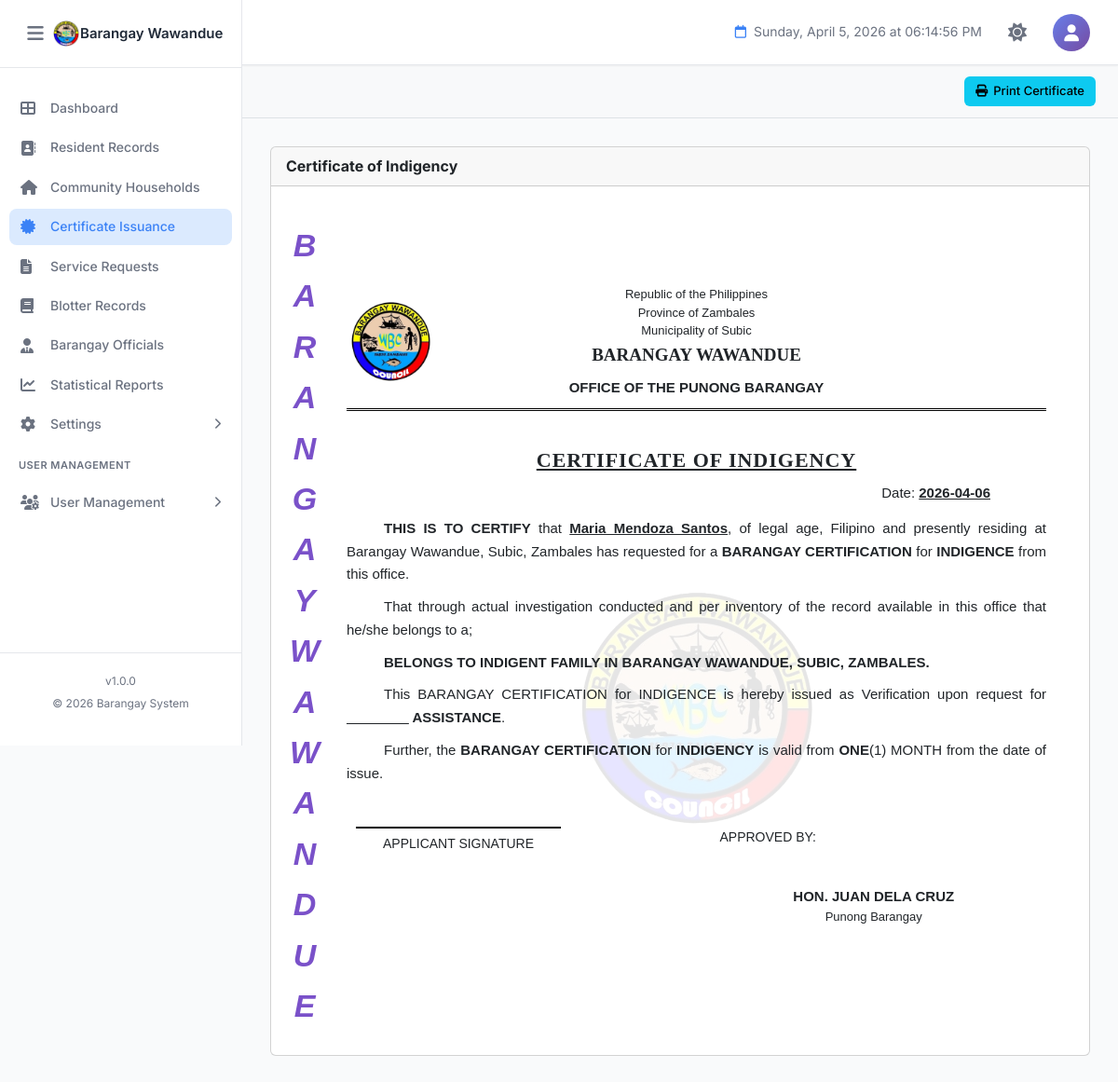
/certifications/certificate-indigency.php?resident_id=13 (signed in), run on the app's committed database.
### tables this page shows
CREATE TABLE `barangay_info` (
  `id` int(11) NOT NULL,
  `province_name` varchar(100) NOT NULL DEFAULT 'Province Name',
  `town_name` varchar(100) NOT NULL DEFAULT 'Town/City Name',
  `barangay_name` varchar(100) NOT NULL DEFAULT 'Barangay Name',
  `contact_number` varchar(20) DEFAULT NULL,
  `dashboard_text` text DEFAULT NULL,
  `municipal_logo` varchar(255) DEFAULT NULL COMMENT 'Path to municipal/city logo',
  `barangay_logo` varchar(255) DEFAULT NULL COMMENT 'Path to barangay logo',
  `dashboard_image` varchar(255) DEFAULT NULL COMMENT 'Path to dashboard background image',
  `created_at` timestamp NOT NULL DEFAULT current_timestamp(),
  `updated_at` timestamp NOT NULL DEFAULT current_timestamp() ON UPDATE current_timestamp(),
  `updated_by` int(11) DEFAULT NULL COMMENT 'User ID who last updated',
  PRIMARY KEY (`id`),
  KEY `fk_barangay_info_user` (`updated_by`)
);

CREATE TABLE `residents` (
  `id` int(11) NOT NULL AUTO_INCREMENT,
  `resident_id` varchar(20) DEFAULT NULL COMMENT 'Auto-generated resident ID (Format: W-XXXXX)',
  `photo` varchar(255) DEFAULT NULL COMMENT 'Path to resident photo',
  `first_name` varchar(100) NOT NULL,
  `middle_name` varchar(100) DEFAULT NULL,
  `last_name` varchar(100) NOT NULL,
  `suffix` varchar(20) DEFAULT NULL COMMENT 'Jr., Sr., III, etc.',
  `sex` enum('Male','Female','Other') NOT NULL,
  `date_of_birth` date NOT NULL,
  `age` int(3) DEFAULT NULL COMMENT 'Calculated from date_of_birth',
  `place_of_birth` varchar(255) DEFAULT NULL,
  `religion` varchar(100) DEFAULT NULL,
  `ethnicity` enum('IPS','Non-IPS','') DEFAULT NULL COMMENT 'Indigenous People Status',
  `mobile_number` varchar(20) NOT NULL,
  `email` varchar(100) DEFAULT NULL,
  `current_address` text NOT NULL,
  `household_no` varchar(50) DEFAULT NULL,
  `household_contact` varchar(20) DEFAULT NULL,
  `purok` varchar(50) DEFAULT NULL,
  `civil_status` enum('Single','Married','Widowed','Separated','Divorced') NOT NULL,
  `spouse_name` varchar(255) DEFAULT NULL,
  `father_name` varchar(255) DEFAULT NULL,
  `mother_name` varchar(255) DEFAULT NULL,
  `number_of_children` int(2) DEFAULT 0,
  `household_head` varchar(255) DEFAULT NULL,
  `educational_attainment` varchar(100) DEFAULT NULL,
  `employment_status` varchar(50) DEFAULT NULL,
  `occupation` varchar(100) DEFAULT NULL,
  `monthly_income` varchar(50) DEFAULT NULL,
  `fourps_member` enum('Yes','No') DEFAULT 'No' COMMENT '4Ps Beneficiary',
  `fourps_id` varchar(50) DEFAULT NULL COMMENT '4Ps ID Number',
  `voter_status` enum('Yes','No','') DEFAULT NULL,
  `precinct_number` varchar(50) DEFAULT NULL,
  `pwd_status` enum('Yes','No') DEFAULT 'No' COMMENT 'Person with Disability',
  `senior_citizen` enum('Yes','No') DEFAULT 'No',
  `indigent` enum('Yes','No') DEFAULT 'No',
  `philhealth_id` varchar(50) DEFAULT NULL,
  `membership_type` enum('Member','Dependent','None','') DEFAULT NULL,
  `philhealth_category` varchar(100) DEFAULT NULL,
  `age_health_group` varchar(100) DEFAULT NULL,
  `medical_history` text DEFAULT NULL,
  `lmp_date` date DEFAULT NULL COMMENT 'Last Menstrual Period',
  `using_fp_method` enum('Yes','No','') DEFAULT NULL COMMENT 'Family Planning Method',
  `fp_methods_used` varchar(100) DEFAULT NULL COMMENT 'Family Planning Methods',
  `fp_status` varchar(50) DEFAULT NULL COMMENT 'Family Planning Status',
  `water_source_type` varchar(100) DEFAULT NULL,
  `toilet_facility_type` varchar(100) DEFAULT NULL,
  `remarks` text DEFAULT NULL,
  `verification_status` enum('Pending','Verified','Rejected') DEFAULT 'Pending' COMMENT 'Resident verification status',
  `verified_by` int(11) DEFAULT NULL COMMENT 'User ID who verified',
  `verified_at` datetime DEFAULT NULL COMMENT 'Verification timestamp',
  `rejection_reason` text DEFAULT NULL COMMENT 'Reason if rejected',
  `activity_status` enum('Active','Inactive','Deceased') DEFAULT 'Active' COMMENT 'Resident activity status',
  `status_changed_at` datetime DEFAULT NULL COMMENT 'When status was last changed',
  `status_changed_by` int(11) DEFAULT NULL COMMENT 'User ID who changed status',
  `status_remarks` text DEFAULT NULL COMMENT 'Remarks about status change',
  `created_at` timestamp NOT NULL DEFAULT current_timestamp(),
  `updated_at` timestamp NOT NULL DEFAULT current_timestamp() ON UPDATE current_timestamp(),
  `created_by` int(11) DEFAULT NULL COMMENT 'User ID who created the record',
  `updated_by` int(11) DEFAULT NULL COMMENT 'User ID who last updated',
  PRIMARY KEY (`id`),
  UNIQUE KEY `resident_id` (`resident_id`),
  KEY `idx_last_name` (`last_name`),
  KEY `idx_first_name` (`first_name`),
  KEY `idx_verification_status` (`verification_status`),
  KEY `idx_household_no` (`household_no`),
  KEY `idx_created_at` (`created_at`)
);

### certifications/certificate-indigency.php (the view, shortened to what the rows shown need)
<?php
require_once '../config.php';
try {
    $pdo = new PDO(
        "mysql:host=" . DB_HOST . ";dbname=" . DB_NAME . ";charset=utf8mb4",
        DB_USER,
        DB_PASS,
        [
            PDO::ATTR_ERRMODE => PDO::ERRMODE_EXCEPTION,
            PDO::ATTR_DEFAULT_FETCH_MODE => PDO::FETCH_ASSOC,
            PDO::ATTR_EMULATE_PREPARES => false
        ]
    );
} catch (PDOException $e) {
    die("Database connection failed: " . $e->getMessage());
}
$resident_id  = isset($_GET['resident_id']) ? intval($_GET['resident_id']) : 0;
$assistance   = isset($_GET['assistance']) ? trim($_GET['assistance']) : '';
$request_type = isset($_GET['request_type']) ? trim($_GET['request_type']) : 'self';
$resident = null;
try {
    $stmt = $pdo->prepare("
        SELECT id, first_name, middle_name, last_name, suffix
        FROM residents
        WHERE id = ?
        LIMIT 1
    ");
    $stmt->execute([$resident_id]);
    $row = $stmt->fetch();
    if ($row) {
        $resident = [
            'firstname'  => $row['first_name'],
            'middlename' => $row['middle_name'],
            'lastname'   => $row['last_name'],
            'suffix'     => $row['suffix'],
        ];
    }
} catch (PDOException $e) {
    error_log("Error fetching resident: " . $e->getMessage());
}
$minorFullName = '';
$province  = 'Province';
$town      = 'Municipality';
$brgy      = 'Barangay';
try {
    $biStmt = $pdo->query("SELECT * FROM barangay_info WHERE id = 1 LIMIT 1");
    $bi = $biStmt->fetch();
    if ($bi) {
        $province  = $bi['province_name']  ?? 'Province';
        $town      = $bi['town_name']      ?? 'Municipality';
        $brgy      = $bi['barangay_name']  ?? 'Barangay';
    }
} catch (PDOException $e) {
    error_log("Error fetching barangay info: " . $e->getMessage());
}
$residentFullName = ucwords(trim(
    $resident['firstname'] . ' ' .
    ($resident['middlename'] ? $resident['middlename'] . ' ' : '') .
    $resident['lastname'] .
    ($resident['suffix'] ? ' ' . $resident['suffix'] : '')
));
?>
<!DOCTYPE html>
<html lang="en">
<head>
    <link rel="stylesheet" href="../assets/bootstrap/css/bootstrap.min.css">
    <link rel="stylesheet" href="https://cdnjs.cloudflare.com/ajax/libs/font-awesome/6.4.0/css/all.min.css">
    <link rel="stylesheet" href="../assets/css/style.css">
</head>
<body>
    <?php include '../components/sidebar.php'; ?>
    <main class="main-content">
        <div class="dashboard-content">
            <div class="card">
                <div class="card-body" id="printThis">
                    <div class="cert-page">
                        <div class="cert-header">
                            <div class="header-center">
                                <p>Republic of the Philippines</p>
                                <p>Province of <?= ucwords($province) ?></p>
                                <p>Municipality of <?= ucwords($town) ?></p>
                                <p class="brgy-name"><?= strtoupper($brgy) ?></p>
                                <p class="office-name">OFFICE OF THE PUNONG BARANGAY</p>
                            </div>
                        </div>
                        <h2 class="cert-title">CERTIFICATE OF INDIGENCY</h2>
                        <div class="cert-content-area">
                            <div class="cert-body">
                                <div class="cert-body-content">
                                    <p class="text-indent">
                                        <b>THIS IS TO CERTIFY</b> that
                                        <?php if ($request_type === 'guardian' && !empty($minorFullName)): ?>
                                            <strong><u><?= strtoupper(htmlspecialchars($residentFullName)) ?></u></strong>,
                                        <?php else: ?>
                                            <strong><u><?= htmlspecialchars($residentFullName) ?></u></strong>,
                                        <?php endif; ?>
                                        of legal age, Filipino and presently residing at
                                        <?= ucwords($brgy) ?>, <?= ucwords($town) ?>, <?= ucwords($province) ?>
                                        has requested for a <b>BARANGAY CERTIFICATION</b> for <b>INDIGENCE</b> from this office.
                                    </p>
                                    <p class="text-indent">
                                        That through actual investigation conducted and per inventory of the record
                                        available in this office that he/she belongs to a;
                                    </p>
                                    <p class="text-indent">
                                        <b>BELONGS TO INDIGENT FAMILY IN
                                        <?= strtoupper($brgy) ?>,
                                        <?= strtoupper($town) ?>,
                                        <?= strtoupper($province) ?>.</b>
                                    </p>
                                    <p class="text-indent">
                                        This BARANGAY CERTIFICATION for INDIGENCE is hereby issued as
                                        Verification upon request for
                                        <b><u><?= !empty($assistance) ? strtoupper(htmlspecialchars($assistance)) : '________' ?></u>
                                        ASSISTANCE</b><?php if ($request_type === 'guardian' && !empty($minorFullName)): ?> for his/her family member/ward, <strong><u><?= htmlspecialchars($minorFullName) ?></u></strong>.<?php else: ?>.<?php endif; ?>
                                    </p>
                                    <p class="text-indent">
                                        Further, the <b>BARANGAY CERTIFICATION</b> for <b>INDIGENCY</b> is valid
                                        from <b>ONE</b>(1) MONTH from the date of issue.
                                    </p>
                                    <div class="cert-signatures">
                                        <div class="sig-left">
                                        </div>
                                        <div class="sig-right">
                                        </div>
                                    </div>
                                </div>
                            </div>
                        </div>
                    </div>
                </div>
            </div>
        </div>
    </main>
</body>
</html>

### components/sidebar.php (shortened to what the rows shown need)
<?php
$sidebar_brgy_name = 'BIS';
$sidebar_brgy_logo = 'assets/images/logo.png';
if (isset($conn)) {
    $s_stmt = $conn->prepare("SELECT barangay_name, barangay_logo FROM barangay_info WHERE id = 1 LIMIT 1");
    if ($s_stmt) {
        $s_stmt->execute();
        $s_result = $s_stmt->get_result();
        if ($s_result->num_rows > 0) {
            $s_row = $s_result->fetch_assoc();
            if (!empty($s_row['barangay_name'])) $sidebar_brgy_name = $s_row['barangay_name'];
            if (!empty($s_row['barangay_logo']))  $sidebar_brgy_logo = $s_row['barangay_logo'];
        }
    }
}
if (!file_exists($sidebar_brgy_logo) && file_exists('../' . $sidebar_brgy_logo)) {
    $sidebar_brgy_logo = '../' . $sidebar_brgy_logo;
}
?>
<aside class="sidebar" id="sidebar">
    <div class="sidebar-header">
        <div class="sidebar-brand" style="display:flex;align-items:center;overflow:hidden;">
            <img src="<?php echo htmlspecialchars($sidebar_brgy_logo); ?>" alt="Logo"
                 style="width:30px;height:30px;object-fit:contain;">
            <h2 class="sidebar-title" style="font-size:15px;margin:0;white-space:nowrap;">
                <?php echo htmlspecialchars($sidebar_brgy_name); ?>
            </h2>
        </div>
    </div>
</aside>

### data on the page
barangay_info: barangay_name "Barangay Wawandue", province_name "Zambales", town_name "Subic", barangay_name "BARANGAY WAWANDUE", town_name "SUBIC", province_name "ZAMBALES"
residents: residentFullName "Maria Mendoza Santos"

### other printed values
SITE_VERSION "1.0.0"
SITE_YEAR "2026"
$cert_date "2026-04-06"
$captain['name'] "JUAN DELA CRUZ"
